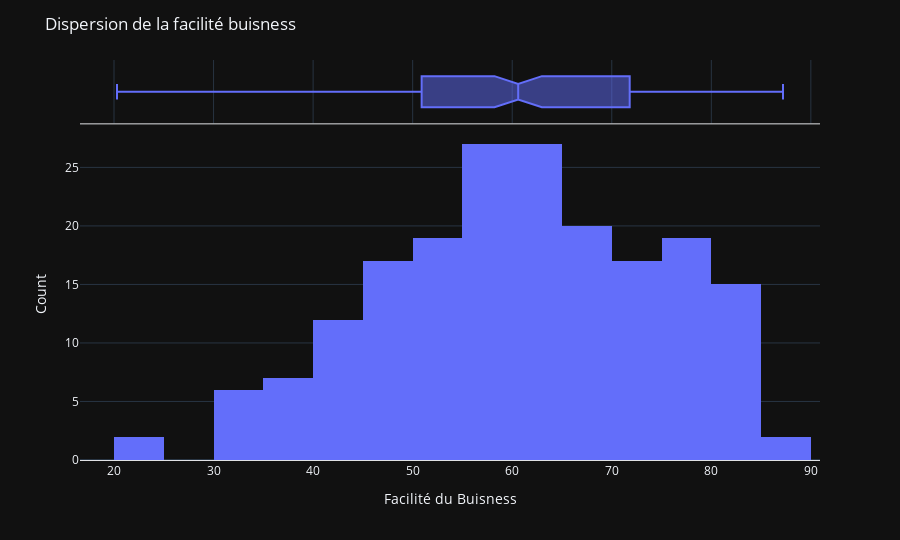

Notebook code cell kept with this figure:
### Markdown cell above
### 2.5.4 - Analyse univariée
#### Facilité du Business

### Code cell
analyse_univarie(doing_business,'Facilité du Business', 20, False, 'Dispersion de la facilité buisness', 'Facilité du Buisness')

### Figure 1 — Plotly figure (JSON) as saved in the notebook; plotly's stock layout.template omitted (floating-point values rounded to 4 significant figures; data arrays with more than 128 entries replaced by an {"elided": "..."} marker saying what was removed)
{"data": [{"alignmentgroup": "True", "bingroup": "x", "hovertemplate": "Facilité du Business=%{x}<br>count=%{y}<extra></extra>", "legendgroup": "", "marker": {"color": "#636efa", "pattern": {"shape": ""}}, "name": "", "nbinsx": 20, "offsetgroup": "", "orientation": "v", "showlegend": false, "type": "histogram", "x": {"elided": "191 float values"}, "xaxis": "x", "yaxis": "y"}, {"alignmentgroup": "True", "hovertemplate": "Facilité du Business=%{x}<extra></extra>", "legendgroup": "", "marker": {"color": "#636efa"}, "name": "", "notched": true, "offsetgroup": "", "showlegend": false, "type": "box", "x": {"elided": "191 float values"}, "xaxis": "x2", "yaxis": "y2"}], "layout": {"barmode": "relative", "height": 540, "legend": {"tracegroupgap": 0}, "margin": {"t": 60}, "title": {"text": "Dispersion de la facilité buisness"}, "xaxis": {"anchor": "y", "domain": [0, 1], "linecolor": "#E0E2E5", "linewidth": 1, "showline": true, "title": {"text": "Facilité du Buisness"}}, "xaxis2": {"anchor": "y2", "domain": [0, 1], "linecolor": "#E0E2E5", "linewidth": 1, "matches": "x", "showgrid": true, "showline": true, "showticklabels": false}, "yaxis": {"anchor": "x", "domain": [0, 0.8316], "title": {"text": "Count"}}, "yaxis2": {"anchor": "x2", "domain": [0.8416, 1], "matches": "y2", "showgrid": false, "showline": false, "showticklabels": false, "ticks": ""}}}
